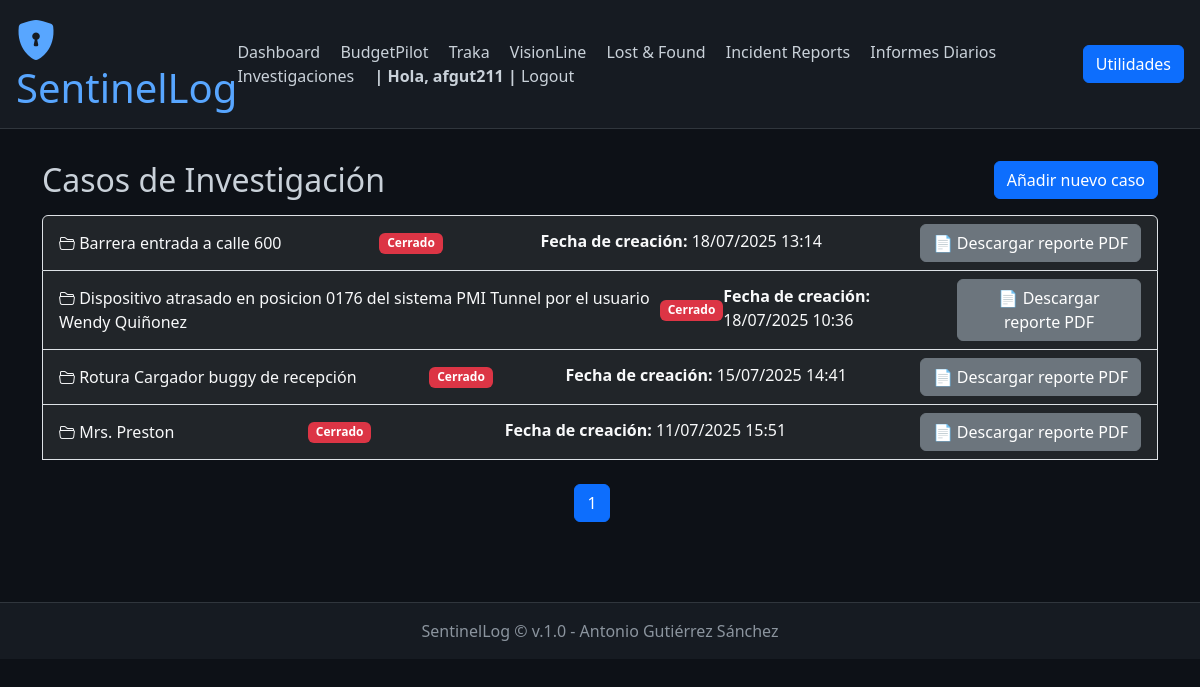
The page /investigations/ (signed in) on the database as committed earlier.
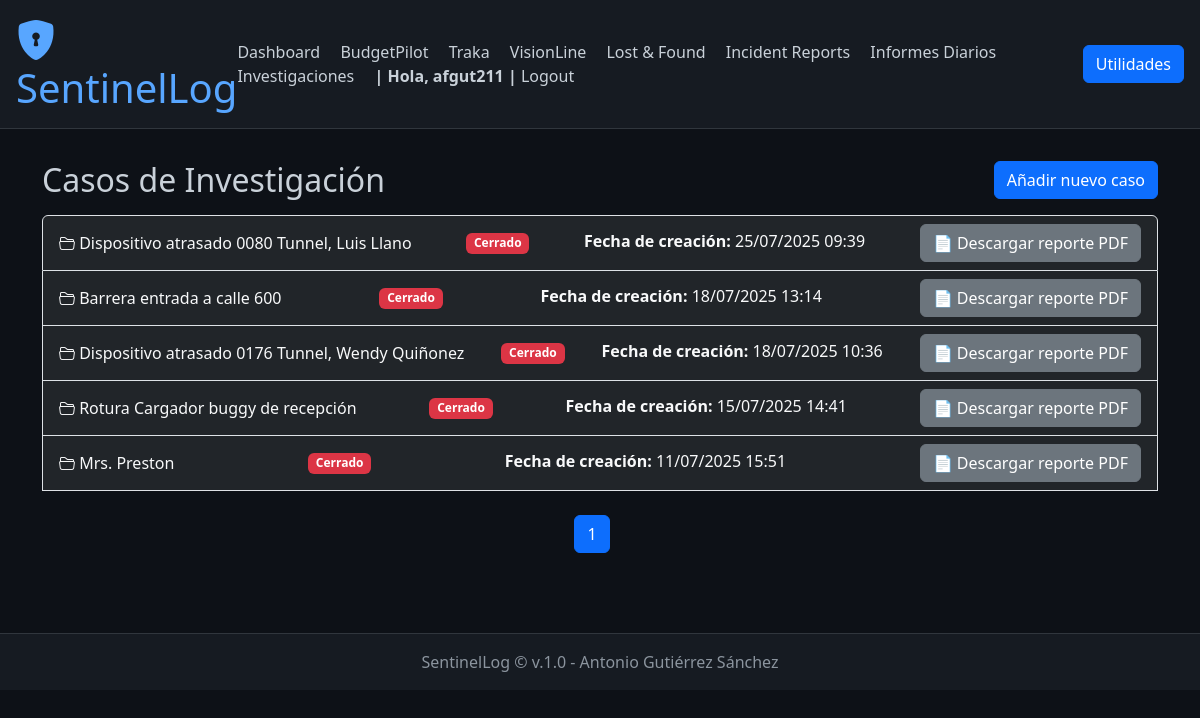
The same page on the database as committed later.
### investigations/models.py (models this page shows, shortened)
class InvestigationCase(models.Model):
    title = models.CharField(max_length=200)
    description = models.TextField()
    created_by = models.ForeignKey(User, on_delete=models.SET_NULL, null=True)
    created_at = models.DateTimeField(auto_now_add=True)
    is_closed = models.BooleanField(default=False)
    conclusiones = models.TextField(blank=True, null=True)
    pdf_last_saved = models.DateTimeField(blank=True, null=True)
    history = HistoricalRecords()

### investigations/views.py (the view)
# urls.py: path('', views.index, name='daily_activity_index'),
def index(request):
    cases = InvestigationCase.objects.all().order_by('-created_at')
    paginator = Paginator(cases, 10)  # 10 por página
    page_number = request.GET.get('page')
    page_obj = paginator.get_page(page_number)
    return render(request, 'investigations/index.html', {'page_obj': page_obj})

### investigations/templates/investigations/index.html (shortened to what this page needs)
{% extends 'base.html' %}
{% block content %}
<div class="d-flex justify-content-between align-items-center mb-3">
    <h2 class="mb-0">Casos de Investigación</h2>
    <a href="{% url 'add_case' %}" class="btn btn-primary">
        Añadir nuevo caso
    </a>
</div>
<div class="list-group">
    {% for case in page_obj %}
        <a href="{% url 'case_detail' case.id %}" class="list-group-item list-group-item-action d-flex justify-content-between align-items-center bg-dark text-light">
            <span>
                <i class="bi bi-folder2-open"></i> {{ case.title }}
            </span>
            {% if case.is_closed %}
                <span class="badge bg-danger">Cerrado</span>
            {% else %}
                <span class="badge bg-success">Abierto</span>
            {% endif %}
            <p class="mb-1"><strong>Fecha de creación:</strong> {{ case.created_at|date:"d/m/Y H:i" }}</p>
            <form action="{% url 'generate_pdf_report' case.id %}" method="get" target="_blank">
                    <button type="submit" class="btn btn-secondary">
                        📄 Descargar reporte PDF
                    </button>
                </form>
        </a>
    {% empty %}
        <div class="alert alert-info mb-0">
            No hay casos registrados.
        </div>
    {% endfor %}
    <br>
    <nav>
    <ul class="pagination justify-content-center">
        {% for num in page_obj.paginator.page_range %}
            {% if num <= 2 or num > page_obj.paginator.num_pages|add:'-2' or num >= page_obj.number|add:'-1' and num <= page_obj.number|add:'1' %}
                <li class="page-item {% if page_obj.number == num %}active{% endif %}">
                <a class="page-link" href="?page={{ num }}">{{ num }}</a>
                </li>
            {% elif num == 3 or num == page_obj.paginator.num_pages|add:'-2' %}
                <li class="page-item disabled"><span class="page-link">…</span></li>
            {% endif %}
            {% endfor %}
    </ul>
    </nav>
</div>
{% endblock %}

Rows that differ between the two databases and show on the page:
added InvestigationCase: title "Dispositivo atrasado 0080 Tunnel, Luis Llano", is_closed "Cerrado", created_at "25/07/2025 09:39"
changed InvestigationCase: title "Dispositivo atrasado en posicion 0176 del sistema PMI Tunnel por el usuario Wendy Quiñonez" → "Dispositivo atrasado 0176 Tunnel, Wendy Quiñonez"
